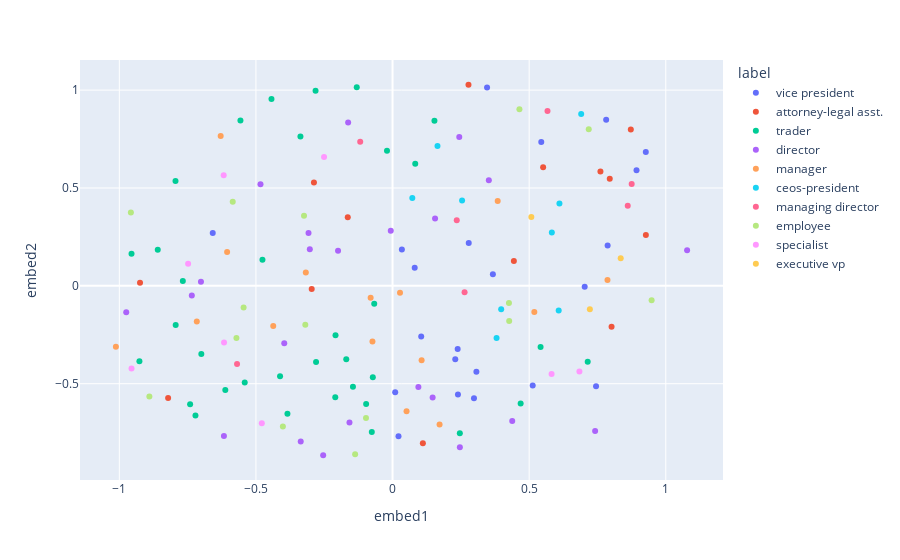

Source (notebook cell):
### Code cell
algo = GraphCaseWrapper
with open(os.devnull, 'w') as devnull:
    with contextlib.redirect_stdout(devnull):
        _, tbl_gc = calculate_graphcase_embedding(
            G, algo.LOCATION, params=algo.COMP_PARAMS, verbose=False, algo=algo
        )
plotly_embedding(tbl_gc)

### Figure 1 — Plotly figure (JSON) as saved in the notebook; plotly's stock layout.template omitted (floating-point values rounded to 4 significant figures)
{"data": [{"customdata": [[0, "vice president", 0], [6, "vice president", 0], [9, "vice president", 0], [32, "vice president", 0], [46, "vice president", 0], [49, "vice president", 0], [59, "vice president", 0], [67, "vice president", 0], [75, "vice president", 0], [82, "vice president", 0], [86, "vice president", 0], [90, "vice president", 0], [92, "vice president", 0], [93, "vice president", 0], [94, "vice president", 0], [104, "vice president", 0], [109, "vice president", 0], [110, "vice president", 0], [111, "vice president", 0], [121, "vice president", 0], [130, "vice president", 0], [138, "vice president", 0]], "hovertemplate": "label=%{customdata[1]}<br>embed1=%{x}<br>embed2=%{y}<br>id=%{customdata[0]}<br>label_id=%{customdata[2]}<extra></extra>", "legendgroup": "vice president", "marker": {"color": "#636efa", "symbol": "circle"}, "mode": "markers", "name": "vice president", "orientation": "v", "showlegend": true, "type": "scatter", "x": [0.1049, 0.2383, 0.3069, 0.7447, 0.7818, 0.8929, 0.5129, 0.298, -0.6581, 0.7032, 0.7871, 0.9269, 0.02178, 0.3459, 0.009701, 0.2788, 0.08105, 0.3672, 0.5443, 0.2296, 0.0341, 0.2394], "xaxis": "x", "y": [-0.2593, -0.3225, -0.4387, -0.5134, 0.8481, 0.5907, -0.5086, -0.5748, 0.2699, -0.0051, 0.2064, 0.6839, -0.7687, 1.014, -0.5438, 0.2188, 0.093, 0.05881, 0.7355, -0.3746, 0.186, -0.5558], "yaxis": "y"}, {"customdata": [[1, "attorney-legal asst.", 1], [28, "attorney-legal asst.", 1], [38, "attorney-legal asst.", 1], [40, "attorney-legal asst.", 1], [45, "attorney-legal asst.", 1], [47, "attorney-legal asst.", 1], [57, "attorney-legal asst.", 1], [63, "attorney-legal asst.", 1], [89, "attorney-legal asst.", 1], [108, "attorney-legal asst.", 1], [116, "attorney-legal asst.", 1], [119, "attorney-legal asst.", 1], [122, "attorney-legal asst.", 1], [137, "attorney-legal asst.", 1]], "hovertemplate": "label=%{customdata[1]}<br>embed1=%{x}<br>embed2=%{y}<br>id=%{customdata[0]}<br>label_id=%{customdata[2]}<extra></extra>", "legendgroup": "attorney-legal asst.", "marker": {"color": "#EF553B", "symbol": "circle"}, "mode": "markers", "name": "attorney-legal asst.", "orientation": "v", "showlegend": true, "type": "scatter", "x": [0.111, 0.8016, -0.8214, -0.2877, 0.2779, -0.9242, -0.2959, 0.9271, 0.5511, 0.7949, 0.444, 0.7609, 0.872, -0.1639], "xaxis": "x", "y": [-0.8049, -0.2089, -0.5727, 0.528, 1.027, 0.01568, -0.01606, 0.2596, 0.6065, 0.5468, 0.127, 0.5839, 0.7984, 0.3502], "yaxis": "y"}, {"customdata": [[2, "trader", 2], [7, "trader", 2], [12, "trader", 2], [14, "trader", 2], [17, "trader", 2], [22, "trader", 2], [24, "trader", 2], [26, "trader", 2], [29, "trader", 2], [33, "trader", 2], [35, "trader", 2], [43, "trader", 2], [52, "trader", 2], [53, "trader", 2], [55, "trader", 2], [58, "trader", 2], [62, "trader", 2], [64, "trader", 2], [65, "trader", 2], [68, "trader", 2], [69, "trader", 2], [76, "trader", 2], [77, "trader", 2], [88, "trader", 2], [91, "trader", 2], [96, "trader", 2], [100, "trader", 2], [101, "trader", 2], [103, "trader", 2], [107, "trader", 2], [120, "trader", 2], [124, "trader", 2], [132, "trader", 2], [136, "trader", 2], [141, "trader", 2]], "hovertemplate": "label=%{customdata[1]}<br>embed1=%{x}<br>embed2=%{y}<br>id=%{customdata[0]}<br>label_id=%{customdata[2]}<extra></extra>", "legendgroup": "trader", "marker": {"color": "#00cc96", "symbol": "circle"}, "mode": "markers", "name": "trader", "orientation": "v", "showlegend": true, "type": "scatter", "x": [-0.09669, 0.7142, -0.5567, -0.131, 0.4688, -0.6999, -0.1694, -0.0722, -0.2799, 0.2462, -0.7409, -0.612, -0.0671, 0.08303, -0.7214, -0.145, -0.7675, -0.2818, -0.02038, -0.07596, -0.2096, -0.4432, -0.541, -0.9264, -0.9553, 0.1533, -0.4761, -0.7937, -0.8593, -0.7944, -0.2088, -0.4118, 0.5418, -0.3372, -0.3847], "xaxis": "x", "y": [-0.6043, -0.3877, 0.8446, 1.014, -0.6018, -0.348, -0.3749, -0.4674, -0.3887, -0.7531, -0.6048, -0.5326, -0.09213, 0.6243, -0.663, -0.5156, 0.02437, 0.9966, 0.6897, -0.7462, -0.5698, 0.9541, -0.4936, -0.3854, 0.1636, 0.843, 0.1337, -0.2003, 0.185, 0.5355, -0.2523, -0.4624, -0.3126, 0.7636, -0.6529], "yaxis": "y"}, {"customdata": [[3, "director", 3], [10, "director", 3], [18, "director", 3], [19, "director", 3], [20, "director", 3], [21, "director", 3], [31, "director", 3], [36, "director", 3], [39, "director", 3], [50, "director", 3], [79, "director", 3], [84, "director", 3], [87, "director", 3], [97, "director", 3], [98, "director", 3], [105, "director", 3], [106, "director", 3], [126, "director", 3], [134, "director", 3], [135, "director", 3], [139, "director", 3], [143, "director", 3], [145, "director", 3]], "hovertemplate": "label=%{customdata[1]}<br>embed1=%{x}<br>embed2=%{y}<br>id=%{customdata[0]}<br>label_id=%{customdata[2]}<extra></extra>", "legendgroup": "director", "marker": {"color": "#ab63fa", "symbol": "circle"}, "mode": "markers", "name": "director", "orientation": "v", "showlegend": true, "type": "scatter", "x": [-0.1577, 0.2442, -0.3028, -0.6172, 0.1556, -0.1625, -0.7346, -0.9747, -0.3076, 0.7414, 0.3524, -0.254, 0.09454, 0.2463, -0.7012, -0.1995, -0.4833, 0.438, 1.078, -0.3964, -0.006521, 0.1466, -0.3361], "xaxis": "x", "y": [-0.6982, 0.7604, 0.1866, -0.767, 0.3436, 0.8348, -0.04917, -0.1344, 0.2705, -0.7414, 0.54, -0.8656, -0.5168, -0.825, 0.02139, 0.1798, 0.5188, -0.6902, 0.1818, -0.2935, 0.282, -0.5706, -0.795], "yaxis": "y"}, {"customdata": [[4, "manager", 4], [5, "manager", 4], [8, "manager", 4], [11, "manager", 4], [37, "manager", 4], [41, "manager", 4], [44, "manager", 4], [51, "manager", 4], [80, "manager", 4], [83, "manager", 4], [114, "manager", 4], [117, "manager", 4], [123, "manager", 4], [133, "manager", 4], [144, "manager", 4]], "hovertemplate": "label=%{customdata[1]}<br>embed1=%{x}<br>embed2=%{y}<br>id=%{customdata[0]}<br>label_id=%{customdata[2]}<extra></extra>", "legendgroup": "manager", "marker": {"color": "#FFA15A", "symbol": "circle"}, "mode": "markers", "name": "manager", "orientation": "v", "showlegend": true, "type": "scatter", "x": [0.7866, 0.5189, -0.4367, -1.013, -0.08021, 0.3848, 0.1063, -0.7165, -0.6055, 0.1721, 0.05119, -0.6291, 0.02731, -0.3175, -0.07355], "xaxis": "x", "y": [0.02959, -0.1341, -0.2051, -0.3112, -0.06139, 0.4336, -0.3801, -0.182, 0.1731, -0.7081, -0.6405, 0.766, -0.03534, 0.06779, -0.2842], "yaxis": "y"}, {"customdata": [[13, "ceos-president", 5], [42, "ceos-president", 5], [54, "ceos-president", 5], [66, "ceos-president", 5], [74, "ceos-president", 5], [99, "ceos-president", 5], [146, "ceos-president", 5], [147, "ceos-president", 5], [150, "ceos-president", 5]], "hovertemplate": "label=%{customdata[1]}<br>embed1=%{x}<br>embed2=%{y}<br>id=%{customdata[0]}<br>label_id=%{customdata[2]}<extra></extra>", "legendgroup": "ceos-president", "marker": {"color": "#19d3f3", "symbol": "circle"}, "mode": "markers", "name": "ceos-president", "orientation": "v", "showlegend": true, "type": "scatter", "x": [0.6904, 0.07234, 0.3976, 0.3806, 0.2545, 0.583, 0.6108, 0.1645, 0.6081], "xaxis": "x", "y": [0.8776, 0.4487, -0.1198, -0.2671, 0.4365, 0.273, 0.4209, 0.7146, -0.1261], "yaxis": "y"}, {"customdata": [[15, "managing director", 6], [16, "managing director", 6], [73, "managing director", 6], [85, "managing director", 6], [129, "managing director", 6], [142, "managing director", 6], [149, "managing director", 6]], "hovertemplate": "label=%{customdata[1]}<br>embed1=%{x}<br>embed2=%{y}<br>id=%{customdata[0]}<br>label_id=%{customdata[2]}<extra></extra>", "legendgroup": "managing director", "marker": {"color": "#FF6692", "symbol": "circle"}, "mode": "markers", "name": "managing director", "orientation": "v", "showlegend": true, "type": "scatter", "x": [0.5671, 0.235, -0.5691, 0.8752, 0.8607, 0.2636, -0.1184], "xaxis": "x", "y": [0.8937, 0.3354, -0.3994, 0.5202, 0.4087, -0.03259, 0.736], "yaxis": "y"}, {"customdata": [[23, "employee", 7], [30, "employee", 7], [48, "employee", 7], [60, "employee", 7], [61, "employee", 7], [70, "employee", 7], [71, "employee", 7], [95, "employee", 7], [102, "employee", 7], [112, "employee", 7], [113, "employee", 7], [118, "employee", 7], [127, "employee", 7], [128, "employee", 7], [148, "employee", 7]], "hovertemplate": "label=%{customdata[1]}<br>embed1=%{x}<br>embed2=%{y}<br>id=%{customdata[0]}<br>label_id=%{customdata[2]}<extra></extra>", "legendgroup": "employee", "marker": {"color": "#B6E880", "symbol": "circle"}, "mode": "markers", "name": "employee", "orientation": "v", "showlegend": true, "type": "scatter", "x": [-0.8901, -0.5849, -0.4014, -0.9577, 0.718, -0.0972, -0.137, 0.4643, -0.5714, 0.9482, -0.5451, -0.324, -0.3193, 0.4269, 0.426], "xaxis": "x", "y": [-0.5649, 0.4295, -0.7188, 0.3747, 0.8003, -0.6747, -0.8607, 0.9025, -0.2666, -0.07381, -0.1105, 0.3583, -0.1986, -0.1797, -0.08765], "yaxis": "y"}, {"customdata": [[25, "specialist", 8], [27, "specialist", 8], [56, "specialist", 8], [72, "specialist", 8], [78, "specialist", 8], [81, "specialist", 8], [131, "specialist", 8], [140, "specialist", 8]], "hovertemplate": "label=%{customdata[1]}<br>embed1=%{x}<br>embed2=%{y}<br>id=%{customdata[0]}<br>label_id=%{customdata[2]}<extra></extra>", "legendgroup": "specialist", "marker": {"color": "#FF97FF", "symbol": "circle"}, "mode": "markers", "name": "specialist", "orientation": "v", "showlegend": true, "type": "scatter", "x": [-0.2507, 0.6839, 0.5821, -0.9553, -0.7482, -0.4785, -0.6167, -0.618], "xaxis": "x", "y": [0.6581, -0.4376, -0.4506, -0.4221, 0.1134, -0.7026, -0.29, 0.5649], "yaxis": "y"}, {"customdata": [[34, "executive vp", 9], [115, "executive vp", 9], [125, "executive vp", 9]], "hovertemplate": "label=%{customdata[1]}<br>embed1=%{x}<br>embed2=%{y}<br>id=%{customdata[0]}<br>label_id=%{customdata[2]}<extra></extra>", "legendgroup": "executive vp", "marker": {"color": "#FECB52", "symbol": "circle"}, "mode": "markers", "name": "executive vp", "orientation": "v", "showlegend": true, "type": "scatter", "x": [0.5079, 0.835, 0.7221], "xaxis": "x", "y": [0.3511, 0.1412, -0.12], "yaxis": "y"}], "layout": {"legend": {"title": {"text": "label"}, "tracegroupgap": 0}, "margin": {"t": 60}, "xaxis": {"anchor": "y", "domain": [0, 1], "title": {"text": "embed1"}}, "yaxis": {"anchor": "x", "domain": [0, 1], "title": {"text": "embed2"}}}}
